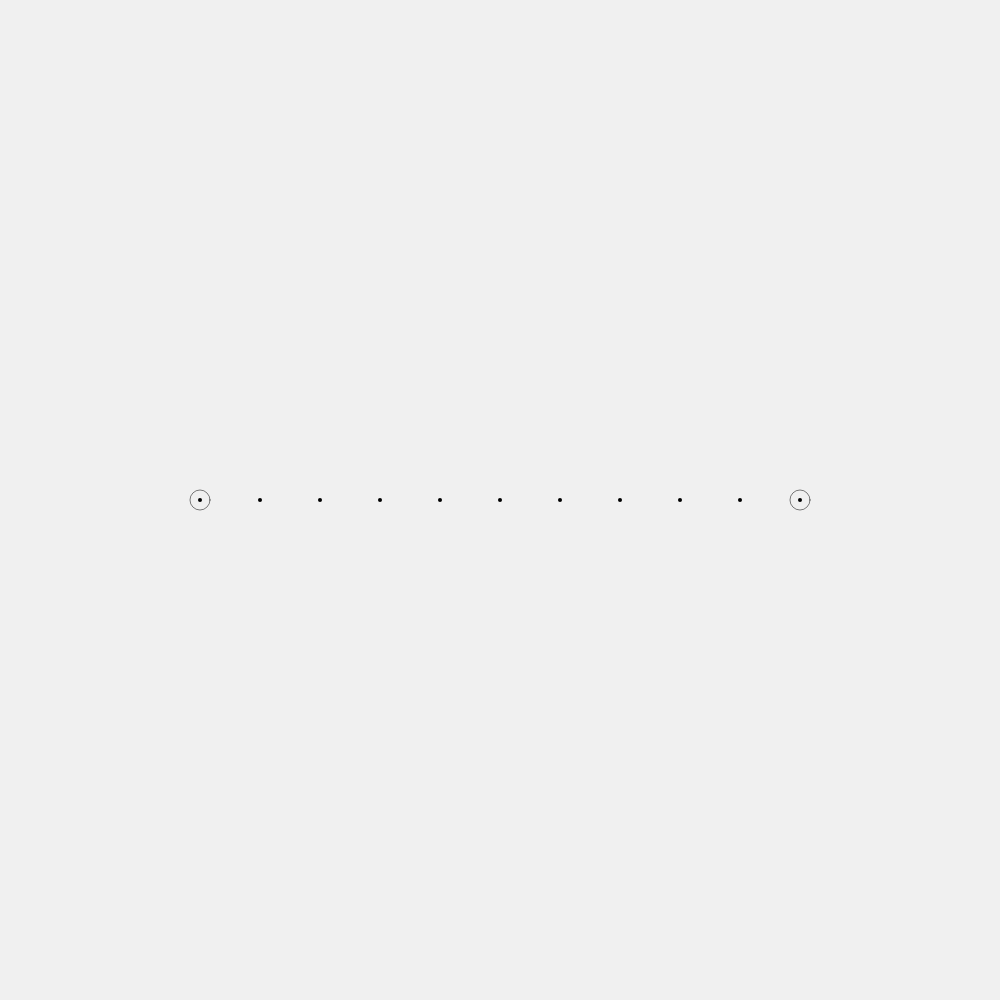
Frame 1 (no input)
Frame 60 (no input): identical to frame 1, image omitted
Frame 120 (the mouse pressed at the canvas centre since frame 60): identical to frame 1, image omitted

The p5.js sketch that drew this single still picture (run headless with seeded random() and noise() and a simulated clock; from frame 60 on, the mouse is pressed at the canvas centre):

// p5.js sketch
// ── sketch.js
let customLine;

function setup() {
  createCanvas(1000, 1000);
  customLine = new LerpLine(200, height / 2, width - 200, height / 2, 10);

}

function draw() {
  background(240);

  customLine.show();

}

class LerpLine {
  constructor(x1_, y1_, x2_, y2_, amtPoints_) {
    this.x1 = x1_;
    this.y1 = y1_;
    this.x2 = x2_;
    this.y2 = y2_;
    this.amtPoints = amtPoints_;
  }

  show() {
    stroke(0);
    // line(this.x1, this.y1, this.x2, this.y2);
    noFill();
    strokeWeight(0.5);
    ellipse(this.x1, this.y1, 20); 
    ellipse(this.x2, this.y2, 20); 


    strokeWeight(4);

    for (let i = 0; i <= this.amtPoints; i++) {
      let x = lerp(this.x1, this.x2, i / this.amtPoints);
      let y = lerp(this.y1, this.y2, i / this.amtPoints);
      point(x, y);
    }
  }
}
